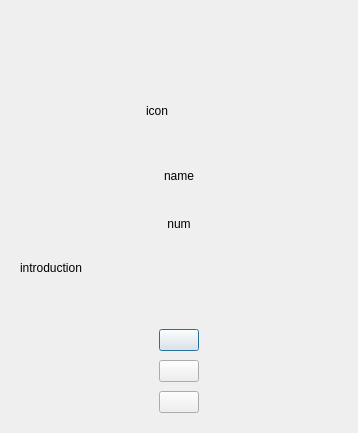
<?xml version="1.0" encoding="UTF-8"?>
<ui version="4.0">
 <class>SubscriptionDetailDialog</class>
 <widget class="QDialog" name="SubscriptionDetailDialog">
  <property name="geometry">
   <rect>
    <x>0</x>
    <y>0</y>
    <width>358</width>
    <height>433</height>
   </rect>
  </property>
  <property name="windowTitle">
   <string>SubscriptionDetailDialog</string>
  </property>
  <layout class="QVBoxLayout" name="verticalLayoutMain" stretch="0,0,0,0,0,1,0,0,0,0">
   <property name="spacing">
    <number>9</number>
   </property>
   <property name="leftMargin">
    <number>0</number>
   </property>
   <property name="topMargin">
    <number>0</number>
   </property>
   <property name="rightMargin">
    <number>0</number>
   </property>
   <property name="bottomMargin">
    <number>20</number>
   </property>
   <item>
    <widget class="QWidget" name="titlebar" native="true">
     <property name="sizePolicy">
      <sizepolicy hsizetype="Expanding" vsizetype="Expanding">
       <horstretch>0</horstretch>
       <verstretch>0</verstretch>
      </sizepolicy>
     </property>
     <property name="minimumSize">
      <size>
       <width>0</width>
       <height>31</height>
      </size>
     </property>
     <property name="maximumSize">
      <size>
       <width>16777215</width>
       <height>31</height>
      </size>
     </property>
     <layout class="QHBoxLayout" name="horizontalLayout_11">
      <property name="spacing">
       <number>0</number>
      </property>
      <property name="leftMargin">
       <number>0</number>
      </property>
      <property name="topMargin">
       <number>0</number>
      </property>
      <property name="rightMargin">
       <number>0</number>
      </property>
      <property name="bottomMargin">
       <number>0</number>
      </property>
      <item>
       <widget class="QWidget" name="titlewidget" native="true">
        <property name="sizePolicy">
         <sizepolicy hsizetype="Expanding" vsizetype="Expanding">
          <horstretch>0</horstretch>
          <verstretch>0</verstretch>
         </sizepolicy>
        </property>
        <layout class="QHBoxLayout" name="horizontalLayout_10">
         <property name="spacing">
          <number>0</number>
         </property>
         <property name="leftMargin">
          <number>12</number>
         </property>
         <property name="topMargin">
          <number>0</number>
         </property>
         <property name="rightMargin">
          <number>0</number>
         </property>
         <property name="bottomMargin">
          <number>0</number>
         </property>
        </layout>
       </widget>
      </item>
      <item>
       <spacer name="horizontalSpacer_13">
        <property name="orientation">
         <enum>Qt::Horizontal</enum>
        </property>
        <property name="sizeHint" stdset="0">
         <size>
          <width>233</width>
          <height>2</height>
         </size>
        </property>
       </spacer>
      </item>
      <item>
       <layout class="QVBoxLayout" name="verticalLayout_6">
        <property name="spacing">
         <number>0</number>
        </property>
        <property name="leftMargin">
         <number>0</number>
        </property>
        <property name="topMargin">
         <number>0</number>
        </property>
        <property name="rightMargin">
         <number>0</number>
        </property>
        <property name="bottomMargin">
         <number>0</number>
        </property>
        <item>
         <layout class="QHBoxLayout" name="horizontalLayout_7">
          <property name="spacing">
           <number>0</number>
          </property>
          <property name="leftMargin">
           <number>0</number>
          </property>
          <property name="topMargin">
           <number>0</number>
          </property>
          <property name="rightMargin">
           <number>0</number>
          </property>
          <property name="bottomMargin">
           <number>0</number>
          </property>
          <item>
           <widget class="QPushButton" name="btnMinimize">
            <property name="sizePolicy">
             <sizepolicy hsizetype="Expanding" vsizetype="Expanding">
              <horstretch>0</horstretch>
              <verstretch>0</verstretch>
             </sizepolicy>
            </property>
            <property name="focusPolicy">
             <enum>Qt::NoFocus</enum>
            </property>
            <property name="text">
             <string/>
            </property>
            <property name="flat">
             <bool>true</bool>
            </property>
           </widget>
          </item>
          <item>
           <widget class="QPushButton" name="btnClose">
            <property name="sizePolicy">
             <sizepolicy hsizetype="Expanding" vsizetype="Expanding">
              <horstretch>0</horstretch>
              <verstretch>0</verstretch>
             </sizepolicy>
            </property>
            <property name="focusPolicy">
             <enum>Qt::NoFocus</enum>
            </property>
            <property name="text">
             <string/>
            </property>
            <property name="flat">
             <bool>true</bool>
            </property>
           </widget>
          </item>
         </layout>
        </item>
        <item>
         <spacer name="verticalSpacer_4">
          <property name="orientation">
           <enum>Qt::Vertical</enum>
          </property>
          <property name="sizeType">
           <enum>QSizePolicy::Expanding</enum>
          </property>
          <property name="sizeHint" stdset="0">
           <size>
            <width>0</width>
            <height>1</height>
           </size>
          </property>
         </spacer>
        </item>
       </layout>
      </item>
     </layout>
    </widget>
   </item>
   <item>
    <spacer name="verticalSpacer_3">
     <property name="orientation">
      <enum>Qt::Vertical</enum>
     </property>
     <property name="sizeType">
      <enum>QSizePolicy::Fixed</enum>
     </property>
     <property name="sizeHint" stdset="0">
      <size>
       <width>20</width>
       <height>38</height>
      </size>
     </property>
    </spacer>
   </item>
   <item>
    <layout class="QHBoxLayout" name="horizontalLayout">
     <item>
      <spacer name="horizontalSpacer">
       <property name="orientation">
        <enum>Qt::Horizontal</enum>
       </property>
       <property name="sizeHint" stdset="0">
        <size>
         <width>40</width>
         <height>20</height>
        </size>
       </property>
      </spacer>
     </item>
     <item>
      <widget class="QLabel" name="labelLogo">
       <property name="minimumSize">
        <size>
         <width>66</width>
         <height>66</height>
        </size>
       </property>
       <property name="maximumSize">
        <size>
         <width>66</width>
         <height>66</height>
        </size>
       </property>
       <property name="text">
        <string>icon</string>
       </property>
      </widget>
     </item>
     <item>
      <spacer name="horizontalSpacer_2">
       <property name="orientation">
        <enum>Qt::Horizontal</enum>
       </property>
       <property name="sizeHint" stdset="0">
        <size>
         <width>40</width>
         <height>20</height>
        </size>
       </property>
      </spacer>
     </item>
    </layout>
   </item>
   <item>
    <widget class="QWidget" name="nameWidget" native="true">
     <property name="minimumSize">
      <size>
       <width>0</width>
       <height>44</height>
      </size>
     </property>
     <layout class="QHBoxLayout" name="horizontalLayout_2" stretch="0,1,0">
      <property name="spacing">
       <number>0</number>
      </property>
      <property name="leftMargin">
       <number>0</number>
      </property>
      <property name="topMargin">
       <number>0</number>
      </property>
      <property name="rightMargin">
       <number>0</number>
      </property>
      <property name="bottomMargin">
       <number>0</number>
      </property>
      <item>
       <spacer name="horizontalSpacer_3">
        <property name="orientation">
         <enum>Qt::Horizontal</enum>
        </property>
        <property name="sizeHint" stdset="0">
         <size>
          <width>40</width>
          <height>20</height>
         </size>
        </property>
       </spacer>
      </item>
      <item>
       <layout class="QVBoxLayout" name="verticalLayout">
        <property name="spacing">
         <number>3</number>
        </property>
        <item>
         <widget class="QLabel" name="labelName">
          <property name="text">
           <string>name</string>
          </property>
          <property name="alignment">
           <set>Qt::AlignCenter</set>
          </property>
         </widget>
        </item>
        <item>
         <widget class="QLabel" name="labelNum">
          <property name="text">
           <string>num</string>
          </property>
          <property name="alignment">
           <set>Qt::AlignCenter</set>
          </property>
         </widget>
        </item>
       </layout>
      </item>
      <item>
       <spacer name="horizontalSpacer_4">
        <property name="orientation">
         <enum>Qt::Horizontal</enum>
        </property>
        <property name="sizeHint" stdset="0">
         <size>
          <width>40</width>
          <height>20</height>
         </size>
        </property>
       </spacer>
      </item>
     </layout>
    </widget>
   </item>
   <item>
    <spacer name="verticalSpacer">
     <property name="orientation">
      <enum>Qt::Vertical</enum>
     </property>
     <property name="sizeType">
      <enum>QSizePolicy::Fixed</enum>
     </property>
     <property name="sizeHint" stdset="0">
      <size>
       <width>20</width>
       <height>6</height>
      </size>
     </property>
    </spacer>
   </item>
   <item>
    <layout class="QHBoxLayout" name="horizontalLayout_6">
     <property name="spacing">
      <number>0</number>
     </property>
     <item>
      <spacer name="horizontalSpacer_11">
       <property name="orientation">
        <enum>Qt::Horizontal</enum>
       </property>
       <property name="sizeType">
        <enum>QSizePolicy::Fixed</enum>
       </property>
       <property name="sizeHint" stdset="0">
        <size>
         <width>20</width>
         <height>20</height>
        </size>
       </property>
      </spacer>
     </item>
     <item>
      <widget class="QLabel" name="labelIntroduction">
       <property name="maximumSize">
        <size>
         <width>16777215</width>
         <height>53</height>
        </size>
       </property>
       <property name="text">
        <string>introduction</string>
       </property>
       <property name="alignment">
        <set>Qt::AlignLeading|Qt::AlignLeft|Qt::AlignTop</set>
       </property>
       <property name="wordWrap">
        <bool>true</bool>
       </property>
       <property name="textInteractionFlags">
        <set>Qt::NoTextInteraction</set>
       </property>
      </widget>
     </item>
     <item>
      <spacer name="horizontalSpacer_12">
       <property name="orientation">
        <enum>Qt::Horizontal</enum>
       </property>
       <property name="sizeType">
        <enum>QSizePolicy::Fixed</enum>
       </property>
       <property name="sizeHint" stdset="0">
        <size>
         <width>20</width>
         <height>20</height>
        </size>
       </property>
      </spacer>
     </item>
    </layout>
   </item>
   <item>
    <spacer name="verticalSpacer_2">
     <property name="orientation">
      <enum>Qt::Vertical</enum>
     </property>
     <property name="sizeType">
      <enum>QSizePolicy::Fixed</enum>
     </property>
     <property name="sizeHint" stdset="0">
      <size>
       <width>20</width>
       <height>6</height>
      </size>
     </property>
    </spacer>
   </item>
   <item>
    <layout class="QHBoxLayout" name="horizontalLayout_3">
     <property name="spacing">
      <number>0</number>
     </property>
     <item>
      <spacer name="horizontalSpacer_5">
       <property name="orientation">
        <enum>Qt::Horizontal</enum>
       </property>
       <property name="sizeHint" stdset="0">
        <size>
         <width>40</width>
         <height>20</height>
        </size>
       </property>
      </spacer>
     </item>
     <item>
      <widget class="StylePushButton" name="pushButtonUnfollow">
       <property name="text">
        <string/>
       </property>
      </widget>
     </item>
     <item>
      <spacer name="horizontalSpacer_6">
       <property name="orientation">
        <enum>Qt::Horizontal</enum>
       </property>
       <property name="sizeHint" stdset="0">
        <size>
         <width>40</width>
         <height>20</height>
        </size>
       </property>
      </spacer>
     </item>
    </layout>
   </item>
   <item>
    <layout class="QHBoxLayout" name="horizontalLayout_4">
     <property name="spacing">
      <number>0</number>
     </property>
     <item>
      <spacer name="horizontalSpacer_7">
       <property name="orientation">
        <enum>Qt::Horizontal</enum>
       </property>
       <property name="sizeHint" stdset="0">
        <size>
         <width>40</width>
         <height>20</height>
        </size>
       </property>
      </spacer>
     </item>
     <item>
      <widget class="StylePushButton" name="pushButtonHistory">
       <property name="text">
        <string/>
       </property>
      </widget>
     </item>
     <item>
      <spacer name="horizontalSpacer_8">
       <property name="orientation">
        <enum>Qt::Horizontal</enum>
       </property>
       <property name="sizeHint" stdset="0">
        <size>
         <width>40</width>
         <height>20</height>
        </size>
       </property>
      </spacer>
     </item>
    </layout>
   </item>
   <item>
    <layout class="QHBoxLayout" name="horizontalLayout_5">
     <property name="spacing">
      <number>0</number>
     </property>
     <item>
      <spacer name="horizontalSpacer_9">
       <property name="orientation">
        <enum>Qt::Horizontal</enum>
       </property>
       <property name="sizeHint" stdset="0">
        <size>
         <width>40</width>
         <height>20</height>
        </size>
       </property>
      </spacer>
     </item>
     <item>
      <widget class="StylePushButton" name="pushButtonMsg">
       <property name="text">
        <string/>
       </property>
      </widget>
     </item>
     <item>
      <spacer name="horizontalSpacer_10">
       <property name="orientation">
        <enum>Qt::Horizontal</enum>
       </property>
       <property name="sizeHint" stdset="0">
        <size>
         <width>40</width>
         <height>20</height>
        </size>
       </property>
      </spacer>
     </item>
    </layout>
   </item>
  </layout>
 </widget>
 <layoutdefault spacing="6" margin="11"/>
 <customwidgets>
  <customwidget>
   <class>StylePushButton</class>
   <extends>QPushButton</extends>
   <header location="global">stylepushbutton.h</header>
  </customwidget>
 </customwidgets>
 <resources/>
 <connections/>
</ui>
